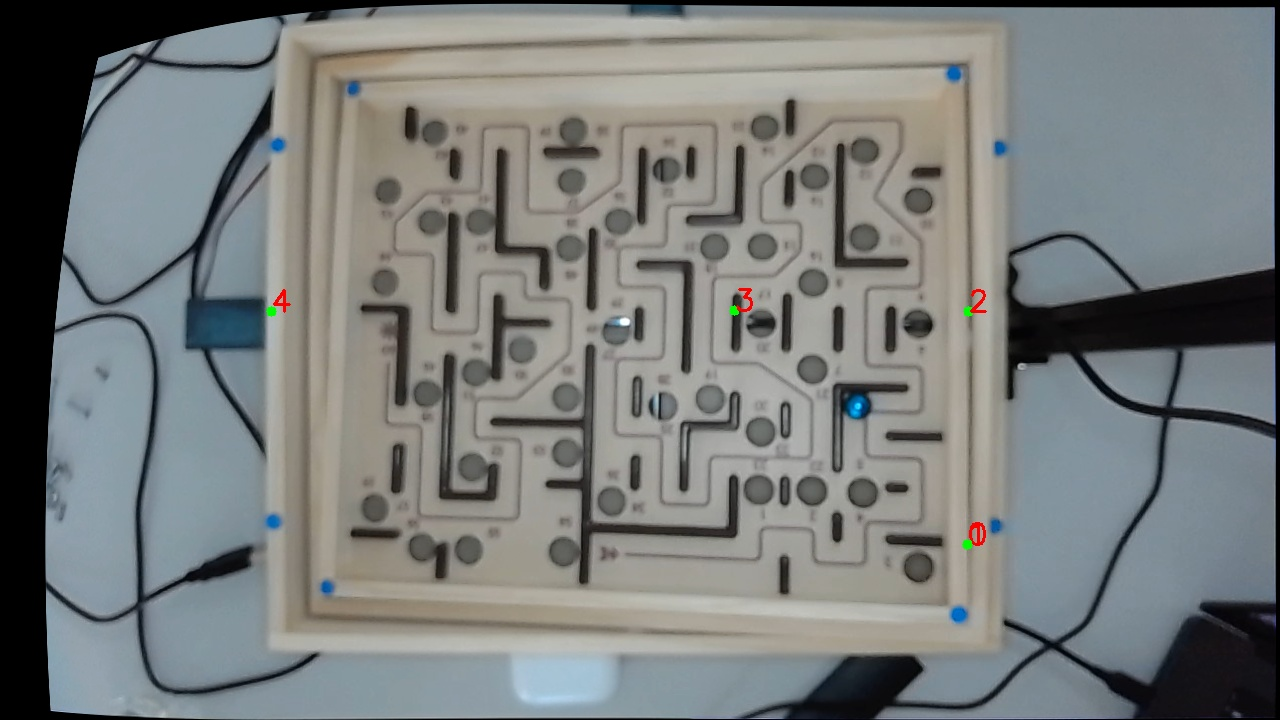
#> input picture undistorted_image.jpg, 1280 x 720 px
$ python display_cropped_region.py
#> lines starting #> are read from the running program, lines starting #| are printed output that depends on the picture
import cv2
import numpy as np
import matplotlib.pyplot as plt

def display_region(image_path, top_left, bottom_right, are_coords_for_original=True):
    """
    Load an image, crop the region between top_left and bottom_right coordinates,
    and display both the original image and the cropped region.

    Args:
        image_path (str): Path to the image file
        top_left (list): [x, y] coordinates of the top-left corner
        bottom_right (list): [x, y] coordinates of the bottom-right corner
        are_coords_for_original (bool): Whether the provided coordinates are for the original image
    """
#> called with image_path = 'undistorted_image.jpg', are_coords_for_original = True
    # Load the image
    try:
        img = cv2.imread(image_path)
#> img is the input picture: shape (720, 1280, 3); mean B, G, R 123.4, 124.3, 120.8
        if img is None:
            print(f"Error: Could not load image from {image_path}")
            return

        # Display original image size
        print(f"Original image shape: {img.shape}")
#| Original image shape: (720, 1280, 3)
        h_orig, w_orig = img.shape[:2]
#> h_orig = 720; w_orig = 1280

        # Initial coordinate check before scaling
        if are_coords_for_original:
            x1, y1 = top_left
            x2, y2 = bottom_right
            if x1 < 0 or x1 >= w_orig or y1 < 0 or y1 >= h_orig or x2 <= x1 or y2 <= y1 or x2 > w_orig or y2 > h_orig:
                print(f"Warning: Coordinates are invalid or outside image bounds.")
                print(f"Image dimensions: width={w_orig}, height={h_orig}")
#| Image dimensions: width=1280, height=720
                print(f"Provided coordinates: top_left={top_left}, bottom_right={bottom_right}")
                print("Attempting to adjust coordinates to fit within image bounds...")

        # Scale down the image by a factor of 3
        scale_factor = 3
        scaled_img = cv2.resize(img, (img.shape[1] // scale_factor, img.shape[0] // scale_factor))
        print(f"Scaled image shape: {scaled_img.shape}")
#| Scaled image shape: (240, 426, 3)
        h_scaled, w_scaled = scaled_img.shape[:2]
#> h_scaled = 240; w_scaled = 426

        # Convert from BGR to RGB for matplotlib display
        img_rgb = cv2.cvtColor(img, cv2.COLOR_BGR2RGB)
        scaled_img_rgb = cv2.cvtColor(scaled_img, cv2.COLOR_BGR2RGB)

        # Calculate coordinates based on whether they're for original or scaled image
        if are_coords_for_original:
            # Coordinates are for original image
            orig_x1, orig_y1 = top_left
            orig_x2, orig_y2 = bottom_right

            # Calculate scaled coordinates
            x1, y1 = orig_x1 // scale_factor, orig_y1 // scale_factor
            x2, y2 = orig_x2 // scale_factor, orig_y2 // scale_factor
        else:
            # Coordinates are for scaled image
            x1, y1 = top_left
            x2, y2 = bottom_right

            # Calculate original coordinates
            orig_x1, orig_y1 = x1 * scale_factor, y1 * scale_factor
            orig_x2, orig_y2 = x2 * scale_factor, y2 * scale_factor

        # Make sure coordinates are within bounds
        orig_x1_before = orig_x1
        orig_y1_before = orig_y1
        orig_x2_before = orig_x2
        orig_y2_before = orig_y2

        orig_x1 = max(0, min(orig_x1, w_orig-1))
#> orig_x1 = 111
        orig_y1 = max(0, min(orig_y1, h_orig-1))
#> orig_y1 = 719
        orig_x2 = max(orig_x1+1, min(orig_x2, w_orig))
#> orig_x2 = 135
        orig_y2 = max(orig_y1+1, min(orig_y2, h_orig))
#> orig_y2 = 720

        # Report if coordinates were adjusted
        if orig_x1 != orig_x1_before or orig_y1 != orig_y1_before or orig_x2 != orig_x2_before or orig_y2 != orig_y2_before:
            print("Coordinates were adjusted to fit within image bounds:")
            print(f"Original: ({orig_x1_before}, {orig_y1_before}) to ({orig_x2_before}, {orig_y2_before})")
            print(f"Adjusted: ({orig_x1}, {orig_y1}) to ({orig_x2}, {orig_y2})")
#| Adjusted: (111, 719) to (135, 720)

        # Recalculate scaled coordinates based on adjusted original coordinates
        x1 = orig_x1 // scale_factor
#> x1 = 37
        y1 = orig_y1 // scale_factor
#> y1 = 239
        x2 = min(w_scaled, (orig_x2 + scale_factor - 1) // scale_factor)
#> x2 = 45
        y2 = min(h_scaled, (orig_y2 + scale_factor - 1) // scale_factor)
#> y2 = 240

        # Ensure the second coordinate is greater than the first
        if x2 <= x1:
            x2 = min(x1 + 1, w_scaled)
        if y2 <= y1:
            y2 = min(y1 + 1, h_scaled)

        # Crop the image regions
        cropped_scaled = scaled_img_rgb[y1:y2, x1:x2]
#> cropped_scaled = [[1, 0, 0], [0, 0, 0], [0, 0, 0], [0, 0, 0], [0, 0, 2], [0, 2, 1], [0, 1, 0], [0, 1, 0]]
        cropped_orig = img_rgb[orig_y1:orig_y2, orig_x1:orig_x2]
#> cropped_orig = 24 rows, first 8: [1, 0, 0], [1, 0, 0], [1, 0, 0], [1, 0, 0], [2, 1, 0], [2, 1, 0], [1, 0, 0], [1, 0, 0]

        # Display images with rectangles
        plt.figure(figsize=(15, 10))

        # Original full-sized image with rectangle
        plt.subplot(2, 2, 1)
        plt.imshow(img_rgb)
        plt.title('Original Image')
        plt.gca().add_patch(plt.Rectangle((orig_x1, orig_y1), orig_x2-orig_x1, orig_y2-orig_y1,
                            edgecolor='red', facecolor='none', linewidth=2))

        # Scaled image with rectangle
        plt.subplot(2, 2, 2)
        plt.imshow(scaled_img_rgb)
        plt.title(f'Scaled Image (1/{scale_factor})')
        plt.gca().add_patch(plt.Rectangle((x1, y1), x2-x1, y2-y1,
                            edgecolor='red', facecolor='none', linewidth=2))

        # Cropped region from original image
        plt.subplot(2, 2, 3)
        plt.imshow(cropped_orig)
        plt.title('Cropped Region (Original)')

        # Cropped region from scaled image
        plt.subplot(2, 2, 4)
        plt.imshow(cropped_scaled)
        plt.title('Cropped Region (Scaled)')

        plt.tight_layout()
        plt.show()
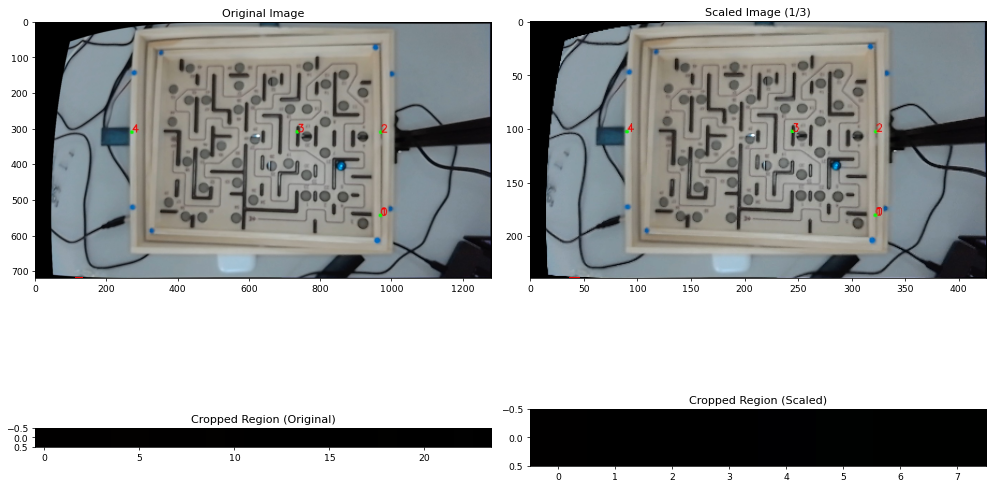
#> figure drawn by matplotlib, 4 panels

        print(f"Cropped region shape (original): {cropped_orig.shape}")
#| Cropped region shape (original): (1, 24, 3)
        print(f"Cropped region shape (scaled): {cropped_scaled.shape}")
#| Cropped region shape (scaled): (1, 8, 3)
        print(f"Original coordinates: ({orig_x1}, {orig_y1}) to ({orig_x2}, {orig_y2})")
#| Original coordinates: (111, 719) to (135, 720)
        print(f"Scaled coordinates: ({x1}, {y1}) to ({x2}, {y2})")
#| Scaled coordinates: (37, 239) to (45, 240)

    except Exception as e:
        print(f"Error: {e}")
        import traceback
        traceback.print_exc()

if __name__ == "__main__":
    # Define the image path and coordinates
    image_path = "undistorted_image.jpg"

    # Coordinates for the ROI in the original image (not scaled)
    top_left = [111, 1050]
    bottom_right = [135, 1074]

    # Display the cropped region
    # The default for are_coords_for_original is True, so we don't need to specify it
    display_region(image_path, top_left, bottom_right)
